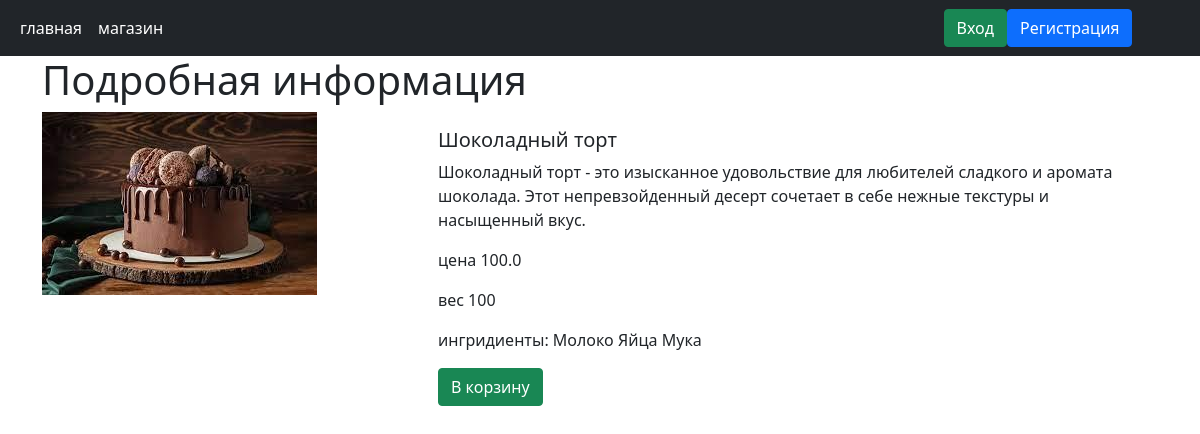
Screenshot of /product/db11d416-35cf-40e9-9081-35140ac0e0f3/ with the database file from the repository.
### Server/database.py (models this page shows, shortened)
class SweetProduct(db.Model):
    __tablename__ = "sweet_product"
    id = Column(Integer, primary_key=True, autoincrement=True)
    trace_id = Column(String, unique=True, default=str(uuid4()))
    name = Column(String(32), nullable=False)
    type_id = Column(Integer, ForeignKey('type.id'), nullable=True)
    type = relationship("Type")
    price_sweet = Column(Float, nullable=False, default=0.0)
    weight_sweet = Column(Integer, nullable=False, default=0)
    description = Column(Text, nullable=True)
    image = Column(String, nullable=True, default="default.png")
    ingredients = relationship(
        "Ingredient", secondary="sweet_product_to_ingredient"
    )

class Ingredient(db.Model):
    __tablename__ = "ingredient"
    id = Column(Integer, primary_key=True, autoincrement=True)
    name = Column(String(32), nullable=False)
    description = Column(Text, nullable=True)

### app.py (the view)
@app.route("/product/<uuid>/", methods=["GET"])
def product(uuid: str):
    if request.method == "GET":
        service = ShopService()
        sweet_product = service.get_product(uuid)
        return render_template("product_information.html",
                               title=sweet_product.name,
                               menu=menu,
                               user=current_user,
                               product=sweet_product)

### Server/Repository/SweetProductRepository.py (called while the page is built)
    def count_row(self) -> int:
        response = select(func.count(SweetProduct.id))
        result = self.__session.execute(response)
        return result.scalars().first()

    def get_by_uuid(self, uuid: str) -> SweetProduct | None:
        sweet_product = self.__session.query(SweetProduct).filter(SweetProduct.trace_id == uuid).first()
        return sweet_product

### Server/Service/ShopService.py (called while the page is built)
    def get_product(self, uuid: str) -> GetSweetProduct | None:
        sweet_product_entity = self.__sweet_repository.get_by_uuid(uuid)
        try:
            sweet_product = GetSweetProduct.model_validate(sweet_product_entity, from_attributes=True)
        except:
            sweet_product = None
        return sweet_product

### templates/product_information.html
{% extends 'base.html' %}
{% block content %}
<div class="container">
    <h1>Подробная информация</h1>
</div>
<div class="container">
    <div class="row">
            <div class="col-md-4">
                <img src="{{url_for('static', filename='img/' + product.image)}}" class="img-fluid" alt="...">
            </div>
            <div class="col-md-8">
                <div class="card-body">
                    <h5 class="card-title">{{product.name}}</h5>
                    <p class="card-text">{{product.description}}</p>
                    <p class="card-text">цена {{product.price_sweet}}</p>
                    <p class="card-text">вес {{product.weight_sweet}}</p>
                    <p class="card-text">
                        ингридиенты: {% for i in product.ingredients %}
                        {{i.name}}
                        {% endfor %}
                    </p>
                    <a href="{{url_for('user_blueprint.add_car',  uuid=product.trace_id)}}" class="btn btn-success">В корзину</a>
                </div>
            </div>
    </div>
</div>
{% endblock %}

### rows the page displays
SweetProduct: image (picture), name "Шоколадный торт", description "Шоколадный торт - это изысканное удовольствие для любителей сладкого и аромата шоколада. Этот непревзойденный десерт сочетает в себе нежные текстуры и насыщенный вкус.", price_sweet "100.0"
Ingredient: name "Молоко"
Ingredient: name "Яйца"
Ingredient: name "Мука"

### other values shown
{{ p.title }} "главная" "магазин"
{{ product.weight_sweet }} "100"
